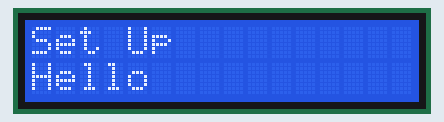
Simulated run of this sketch. Board: Arduino Mega 2560, built with avr-gcc and run on an emulated ATmega2560. Shown: 16×2 character LCD.

Above: at 0.1 s.
At 2.6 s:
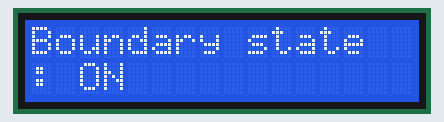
At 5.1 s:
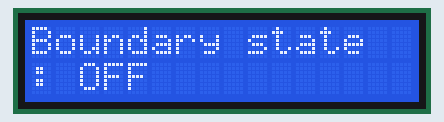
At 7.6 s:
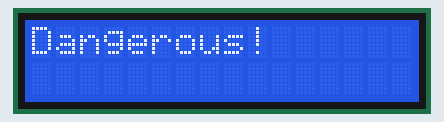

Measured:
- by itself, everything shown: repeats every 7.5 s, in 3 steps
- what the display in image 1 shows lasts 2.5 s, from 2.6 s to 5.1 s

The sketch:

LCD.ino
```cpp
#include <SoftwareSerial.h>//시리얼 통신 라이브러리 호출
#include <LiquidCrystal.h> // LCD 라이브러리

LiquidCrystal lcd(26,28,30,32,34,36); //LCD 핀번호
//LiquidCrystal 라이브러리를 초기화하는 명령어
// lcd(RS,E,D4,D5,D6,D7)

void setup() {
  Serial.begin(9600);
lcd.begin(16,2); //lcd.begin(행,열)
//LCD의 높낮이를 설정하는 명령어
lcd.print("Set Up"); //초기 LCD 상태
//lcd에 텍스트를 출력하는 명령어
lcd.setCursor(0,1);//lcd의 현재 커서를 설정하는 명령어
//첫번째 열 두번째 행에 커서를 위치시킴
lcd.print("Hello");
}
void Display_LCD(int n);


void loop() {
// int x=Serial.read();
 //Display_LCD(x);
 for(int i=0;i<3;i++){
 delay(2500);
  Display_LCD(i);
 }

}

void Display_LCD(int n){
  switch (n) {
    case 0 :  //ON 상태
    lcd.clear();
        lcd.setCursor(0,0);
        lcd.print("Boundary state");
        lcd.setCursor(0,1);
        lcd.print(": ON ");
        break;
    case 1 :  //OFF 상태
    lcd.clear();
        lcd.setCursor(0,0);
        lcd.print("Boundary state");
        lcd.setCursor(0,1);
        lcd.print(": OFF");
        break;
      case 2 :  //침입감지 상태
        lcd.clear();
        lcd.setCursor(0,0);
        lcd.print("Dangerous!");
        break;
      default:
          break;
  }
}
```
